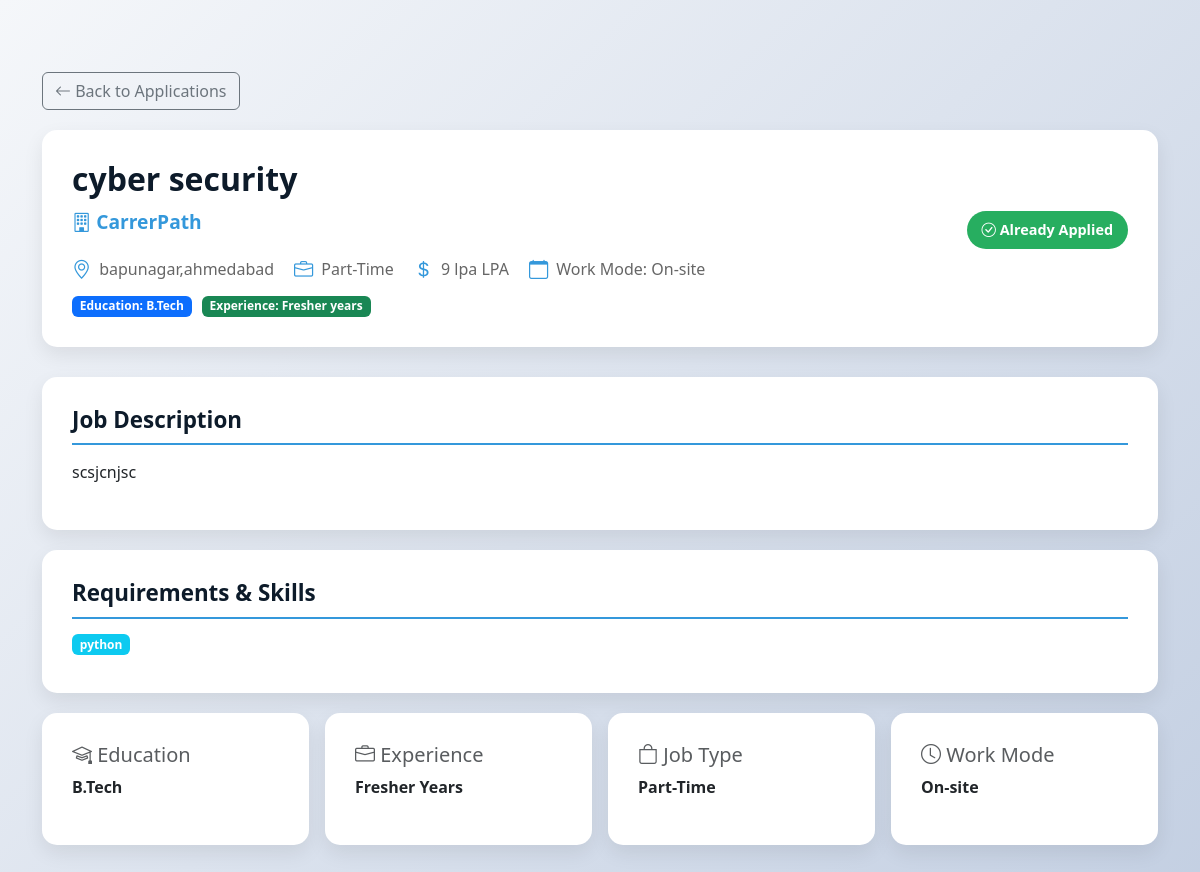
The app's page /job/4 (signed in) with its own data.
### app/models/job_post.py (models this page shows, shortened)
class Job(db.Model):
    __tablename__ = "jobs"
    id = db.Column(db.Integer, primary_key=True)
    company_id = db.Column(
        db.Integer,
        db.ForeignKey("companies.id", ondelete="CASCADE"),
        nullable=False
    )
    job_title = db.Column(db.String(150), nullable=False)
    job_type = db.Column(db.String(50), nullable=False)
    work_mode = db.Column(db.String(50), nullable=False)
    location = db.Column(db.String(100))
    experience = db.Column(db.String(50))
    education = db.Column(db.String(100))
    skills = db.Column(db.Text)
    description = db.Column(db.Text)
    salary = db.Column(db.String(50))
    openings = db.Column(db.Integer, default=1)
    selection_process = db.Column(db.Text)
    deadline = db.Column(db.Date)
    status = db.Column(
        db.String(20),
        default="ACTIVE",
        nullable=False
    )
    created_at = db.Column(
        db.DateTime,
        default=datetime.utcnow,
        nullable=False
    )
    company = db.relationship(
        "Company",
        backref=db.backref("jobs", lazy=True),
        passive_deletes=True
    )

### app/models/company.py (models this page shows)
class Company(db.Model):
    __tablename__ = "companies"
    id = db.Column(db.Integer, primary_key=True)
    company_name = db.Column(db.String(200), nullable=False)
    hr_name = db.Column(db.String(120), nullable=False)
    email = db.Column(db.String(120), unique=True, nullable=False)
    mobile_no = db.Column(db.String(10), nullable=False)
    industry_type = db.Column(db.String(100), nullable=False)
    website = db.Column(db.String(200))
    password = db.Column(db.String(200), nullable=False)
    is_verified = db.Column(db.Boolean, default=False)

### app/routes/student.py (the view)
@student_bp.route("/job/<int:job_id>")
def job_details(job_id):
    if "student_id" not in session:
        return redirect(url_for("student.student_login"))
    job = Job.query.get_or_404(job_id)
    student = Students.query.get_or_404(session["student_id"])
    applied = JobApplication.query.filter_by(
        student_id=student.id,
        job_id=job_id
    ).first()
    return render_template(
        "student/student_job/job_details.html",
        job=job,
        student=student,
        applied=applied
    )

### templates/student/student_job/job_details.html (shortened to what this page needs)
﻿<!DOCTYPE html>
<html lang="en">
<head>
    <link href="https://cdn.jsdelivr.net/npm/bootstrap@5.3.2/dist/css/bootstrap.min.css" rel="stylesheet">
    <link href="https://cdn.jsdelivr.net/npm/bootstrap-icons/font/bootstrap-icons.css" rel="stylesheet">
<link rel="stylesheet" href="{{ url_for('static', filename='css/mobile.css') }}"></head>
<body>
<div class="container mt-5 mb-5">
    <div class="back-btn">
        <a href="{{ url_for('student.my_application') }}" class="btn btn-outline-secondary">
            <i class="bi bi-arrow-left"></i> Back to Applications
        </a>
    </div>
    <div class="job-header">
        <div class="row align-items-center">
            <div class="col-lg-8">
                <h1 class="job-title">{{ job.job_title }}</h1>
                <p class="company-name">
                    <i class="bi bi-building"></i> {{ job.company.company_name if job.company else 'Company' }}
                </p>
                <div class="job-meta">
                    <div class="meta-item">
                        <i class="bi bi-geo-alt"></i>
                        <span>{{ job.location }}</span>
                    </div>
                    <div class="meta-item">
                        <i class="bi bi-briefcase"></i>
                        <span>{{ job.job_type }}</span>
                    </div>
                    <div class="meta-item">
                        <i class="bi bi-currency-dollar"></i>
                        <span>{{ job.salary }} LPA</span>
                    </div>
                    <div class="meta-item">
                        <i class="bi bi-calendar"></i>
                        <span>Work Mode: {{ job.work_mode }}</span>
                    </div>
                </div>
                <div class="badge-group">
                    {% if job.education %}
                        <span class="badge bg-primary">Education: {{ job.education }}</span>
                    {% endif %}
                    {% if job.experience %}
                        <span class="badge bg-success">Experience: {{ job.experience }} years</span>
                    {% endif %}
                </div>
            </div>
            <div class="col-lg-4 text-end">
                {% if applied %}
                    <div class="applied-tag mb-3">
                        <i class="bi bi-check-circle"></i> Already Applied
                    </div>
                    <br>
                {% else %}
                    <a href="{{ url_for('student.apply_job_page', job_id=job.id) }}" class="btn btn-apply">
                        <i class="bi bi-send"></i> Apply Now
                    </a>
                {% endif %}
            </div>
        </div>
    </div>
    <div class="job-section">
        <h3 class="section-title">Job Description</h3>
        <p>{{ job.description if job.description else 'No description available' }}</p>
    </div>
    <div class="job-section">
        <h3 class="section-title">Requirements & Skills</h3>
        {% if job.skills %}
            <div class="row">
                {% for skill in job.skills.split(',') %}
                    <div class="col-md-4 mb-2">
                        <span class="badge bg-info">{{ skill.strip() }}</span>
                    </div>
                {% endfor %}
            </div>
        {% else %}
            <p class="text-muted">No specific skills mentioned</p>
        {% endif %}
    </div>
    <div class="row g-3 mb-5">
        <div class="col-md-3">
            <div class="job-section">
                <h5 class="text-muted mb-2">
                    <i class="bi bi-mortarboard"></i> Education
                </h5>
                <p class="fw-bold">{{ job.education }}</p>
            </div>
        </div>
        <div class="col-md-3">
            <div class="job-section">
                <h5 class="text-muted mb-2">
                    <i class="bi bi-briefcase"></i> Experience
                </h5>
                <p class="fw-bold">{{ job.experience }} Years</p>
            </div>
        </div>
        <div class="col-md-3">
            <div class="job-section">
                <h5 class="text-muted mb-2">
                    <i class="bi bi-bag"></i> Job Type
                </h5>
                <p class="fw-bold">{{ job.job_type }}</p>
            </div>
        </div>
        <div class="col-md-3">
            <div class="job-section">
                <h5 class="text-muted mb-2">
                    <i class="bi bi-clock"></i> Work Mode
                </h5>
                <p class="fw-bold">{{ job.work_mode }}</p>
            </div>
        </div>
    </div>
</div>
</body>
</html>

### static/css/mobile.css (style rules this page uses)
html, body { max-width: 100%; overflow-x: hidden; }

### templates/student/student_job/job_details.html (style rules this page uses)
body { background: linear-gradient(135deg, #f5f7fa 0%, #c3cfe2 100%); min-height: 100vh; font-family: "Segoe UI", Tahoma, Geneva, Verdana, sans-serif; }
.job-header { background: white; padding: 30px; border-radius: 15px; box-shadow: 0 8px 20px rgba(0,0,0,0.08); margin-bottom: 30px; }
.job-title { font-size: 2rem; font-weight: 700; color: #0d1b2a; margin-bottom: 10px; }
.company-name { font-size: 1.2rem; color: #3498db; font-weight: 600; margin-bottom: 15px; }
.job-meta { display: flex; flex-wrap: wrap; gap: 20px; margin-top: 20px; }
.meta-item { display: flex; align-items: center; gap: 8px; color: #666; }
.meta-item i { color: #3498db; font-size: 1.2rem; }
.badge-group { margin-top: 15px; display: flex; flex-wrap: wrap; gap: 10px; }
.job-section { background: white; padding: 30px; border-radius: 15px; box-shadow: 0 8px 20px rgba(0,0,0,0.08); margin-bottom: 20px; }
.section-title { font-size: 1.4rem; font-weight: 700; color: #0d1b2a; margin-bottom: 15px; padding-bottom: 10px; border-bottom: 2px solid #3498db; }
.applied-tag { display: inline-block; background: #27ae60; color: white; padding: 8px 15px; border-radius: 20px; font-size: 0.9rem; font-weight: 600; }
.back-btn { margin-bottom: 20px; }

### records on screen
Job: job_title "cyber security", location "bapunagar,ahmedabad", job_type "Part-Time", salary "9 lpa", work_mode "On-site", education "B.Tech", experience "Fresher", description "scsjcnjsc", strip "python"
Company: company "CarrerPath"
